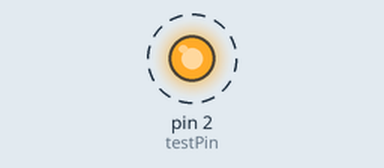
Bench run of a sketch on a simulated Arduino Uno, built with avr-gcc and run on an emulated ATmega328P. Parts: output pins drawn as LEDs (lit = HIGH). Dashed ring = blinking.

Above: at 0.5 s.
Timing chart, 0 to 4.6 s (numbered marks = the images above):
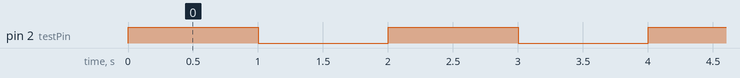

Measured:
- by itself, pin 2 (testPin): alternates HIGH for 1.0 s and LOW for 1.0 s

The sketch:

PinTester.ino
```cpp
int testPin = 2;

void setup() {
  // put your setup code here, to run once:
  pinMode(testPin,OUTPUT);
}

void loop() {
  // put your main code here, to run repeatedly:
  digitalWrite(testPin,HIGH);
  delay(1000);
  digitalWrite(testPin,LOW);
  delay(1000);
}
```
